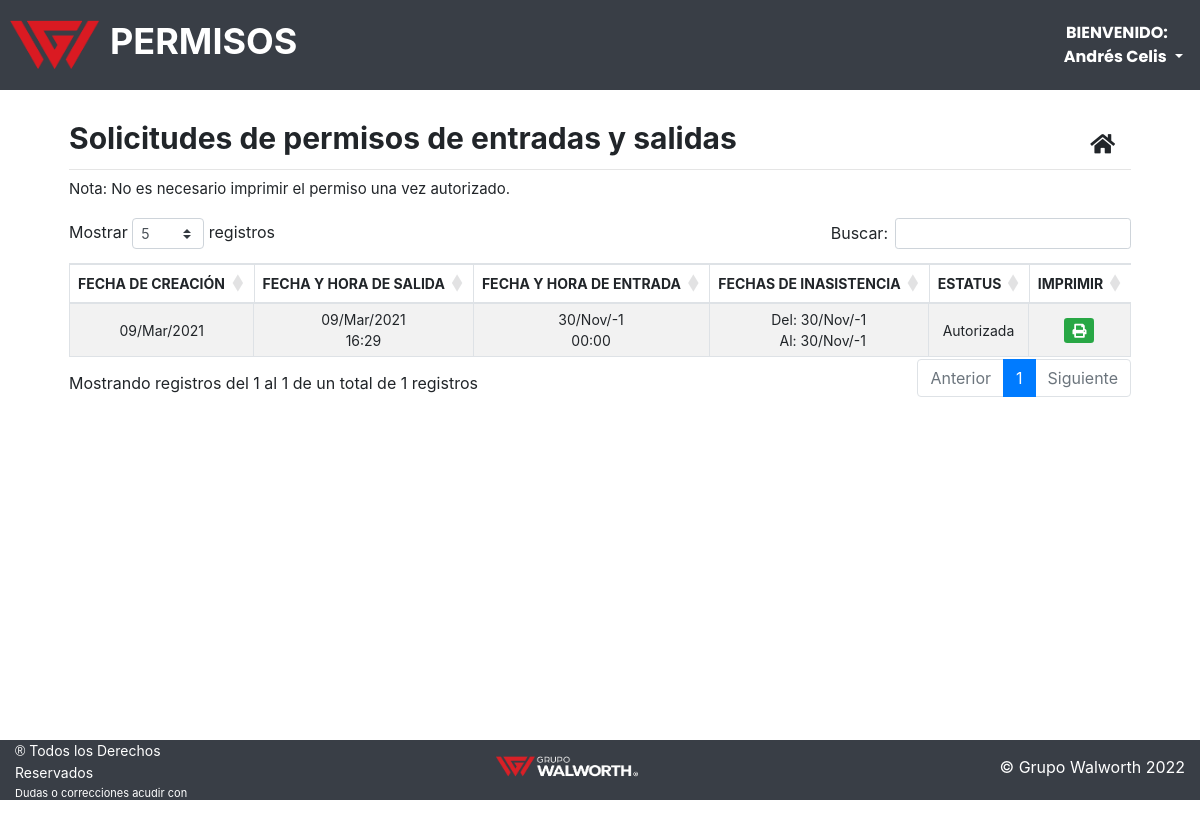
/views/solicitudes_dias.php (signed in), run on the app's committed database.
### tables this page shows
CREATE TABLE `usuarios` (
  `id_user` int(11) NOT NULL,
  `nombre` varchar(150) NOT NULL,
  `apellidos` varchar(150) NOT NULL,
  `num_nomina` int(11) NOT NULL,
  `email` varchar(100) NOT NULL,
  `password` varchar(100) NOT NULL,
  `rol_id` int(2) NOT NULL DEFAULT '3'
);

CREATE TABLE `entrada_salida` (
  `id_es` int(11) NOT NULL,
  `user` varchar(150) NOT NULL,
  `fecha_creacion` date NOT NULL,
  `tipo_empleado` varchar(25) NOT NULL,
  `nombre_solicitante` varchar(100) NOT NULL,
  `departamento` varchar(80) NOT NULL,
  `num_nomina` bigint(100) NOT NULL,
  `hora_salida` time DEFAULT NULL,
  `fecha_salida` date DEFAULT NULL,
  `hora_entrada` time DEFAULT NULL,
  `fecha_entrada` date DEFAULT NULL,
  `inasistencia_del` date DEFAULT NULL,
  `inasistencia_al` date DEFAULT NULL,
  `goce_sueldo` varchar(11) NOT NULL,
  `observaciones` varchar(250) NOT NULL,
  `estatus` varchar(40) NOT NULL DEFAULT 'Pendiente'
);

### views/solicitudes_dias.php (the view, shortened to what this page needs)
<?php
include('../lib/connect.php');
$key = '5973C777%B7673309895AD%FC2BD1962C1062B9?3890FC277A04499¿54D18FC13677';
$email=$conectar->query("SELECT * FROM usuarios WHERE email='".$_SESSION['email']."' OR num_nomina='".$_SESSION['email']."' ");
$auser=$email->fetch_assoc();
$permisos=$conectar->query("SELECT * FROM entrada_salida WHERE user='".$auser['nombre']." ".$auser['apellidos']."' ORDER BY fecha_creacion DESC");
$arrayr=$permisos->fetch_assoc();
$nr=$permisos->num_rows;
?>
<!DOCTYPE html>
<html lang="es">
<head>
    <?php include('../lib/head_links.php'); ?>
</head>
<body>
    <?php include('../lib/header.php'); ?>
    <div class="cont">
        <div class="encabezado1">
            <h3>Solicitudes de permisos de entradas y salidas</h3>
            <a href="home.php" class="btn btn-light btn-lg inicio"><i class="fas fa-home"></i></a>
        </div>
        <div class="encabezado2">
            <h3>Nota: No es necesario imprimir el permiso una vez autorizado.</h3>
        </div>
        <div class="tabla">
            <table id="tablax" class="display table-striped table-bordered dataTable no-footer">
                <thead>
                    <th>FECHA DE CREACIÓN</th>
                    <th>FECHA Y HORA DE SALIDA</th>
                    <th>FECHA Y HORA DE ENTRADA</th>
                    <th>FECHAS DE INASISTENCIA</th>
                    <th>ESTATUS</th>
                    <th>IMPRIMIR</th>
                </thead>
                <tbody>
                    <?php
            if($nr>0){
                do{
            echo "<td>".strftime("%d/%b/%Y",strtotime($arrayr['fecha_creacion']))."</td>";
            if($arrayr['fecha_salida']>0 && $arrayr['hora_salida']>0) {
                echo "<td>".strftime("%d/%b/%Y",strtotime($arrayr['fecha_salida']))."<br>"
                .date('H:i', strtotime($arrayr['hora_salida']))."</td>";
                    }else{
                    echo "<td> </td>";
                    }
            if($arrayr['fecha_entrada']>0 && $arrayr['hora_entrada']>0) {
                echo "<td>".strftime("%d/%b/%Y",strtotime($arrayr['fecha_entrada']))."<br>"
                .date('H:i', strtotime($arrayr['hora_entrada']))."</td>";
                    }else{
                        echo "<td> </td>";
                        }
            if($arrayr['inasistencia_del']>0 && $arrayr['inasistencia_al']>0) {
                echo "<td> Del: ".strftime("%d/%b/%Y",strtotime($arrayr['inasistencia_del'])).
                "<br>&nbsp;&nbsp;Al: ".strftime("%d/%b/%Y",strtotime($arrayr['inasistencia_al']))."</td>";
                    }else{
                        echo "<td> </td>";
                        }
            echo "<td>".$arrayr['estatus']."</td>";
            if($arrayr['estatus']=='Autorizada') {
                echo "<td><a href='../pdf/pdf_permiso_dia.php?refd=".md5($key.$arrayr['id_es'])."' target='_blank' class='btn-success btn-sm'><i class='fas fa-print'></i></a></td></tr>";
            } else {
                echo "<td></td></tr>";
            }
            }while($arrayr=$permisos->fetch_assoc());
            }else{
             echo "<tr><td colspan=12>No hay solicitudes de permisos registrados</td></tr>";
            }?>
                </tbody>
            </table>
        </div>
    </div>
<?php include('../lib/footer.php'); ?>
</body>
</html>

### lib/header.php (shortened to what this page needs)
<!DOCTYPE html>
<html lang="es">
<head><meta charset="gb18030">
</head>
<body>
    <?php
    $email=$conectar->query("SELECT * FROM usuarios WHERE email='".$_SESSION['email']."' OR num_nomina='".$_SESSION['email']."' AND rol_id='".$_SESSION['rol']."'");
    $auser=$email->fetch_assoc();
        echo "<header>";
        echo "<div class='top_head'><img class='img_head' src='../img/icon.png' alt=''><label class='upper_head'> PERMISOS</label></div>";
        echo "<nav>";
        echo '<div class="dropdown">
              <button class="btn btn-secondary dropdown-toggle" type="button" id="dropdownMenuButton" data-toggle="dropdown" aria-haspopup="true" aria-expanded="false" tabindex="-1">
                <span><b>BIENVENIDO:</b></span><br>
                &nbsp;&nbsp;
                <b>'.$auser['nombre']." ". $auser['apellidos'].'</b>
              </button>
              <div class="dropdown-menu dropdown-menu-right" aria-labelledby="dropdownMenuButton">
                <a class="dropdown-item" href="#" data-toggle="modal" data-target="#logout">Cerrar sesión</a>
              </div>
            </div>';
        echo "</nav>";
        echo "</header>";
?>
</body>
</html>

### css/estilos.css (style rules this page uses)
*, *:before, *:after { box-sizing: inherit; margin: 0; padding: 0; }
html { box-sizing: border-box; height: 100%; font-family: "Poppins", sans-serif; }
body { display: flex; flex-direction: column; background: white; min-height: 100%; }
a { text-decoration: none; color: #202020; }
header { background-color: #393e46; height: 90px; width: 100%; color: white; }
.img_head { float: left; width: 90px; height: 66px; margin-right: 10px; }
.top_head { width: 300px; height: 100%; float: left; display: flex; justify-content: flex-start; align-items: center; margin-left: 10px; }
.upper_head { font-size: 36px; font-weight: bold; color: white; }
nav { height: 100%; float: right; margin-right: 5px; color: white; }
nav a, nav button { outline: none; border: none; }
.dropdown-toggle { background-color: transparent; border: none; font-family: 'Poppins'; height: 90px; margin: auto 0 auto 0; }
a:visited, a:focus, a { text-decoration: none; }
.cont { padding: 10px; width: 100%; }
.encabezado1 { margin: 20px auto 10px auto; width: 90%; display: flex; border-bottom: 1px solid rgba(0, 0, 0, 0.1); }
.encabezado1 h3 { font-size: 30px; margin: 0px 0px 5px; font-weight: bold; }
.encabezado2 { margin: 0px auto 0 auto; width: 90%; display: flex; }
.encabezado2 h3 { font-size: 15px; margin: 0px 0px 5px; font-weight: normal; }
.inicio { margin: auto 0 auto auto; outline: none; font-size: 22px; background-color: transparent; border: none; }
.tabla { margin-left: auto; margin-right: auto; margin-top: 15px; width: 90%; margin-bottom: 15px; }
#tablax { margin-left: auto; margin-right: auto; }
.tabla table { margin-left: auto; margin-right: auto; width: 90%; }
thead { margin-top: 10px; font-size: 14px; font-weight: bold; text-align: center; }
thead th { padding: 8px; }
tbody { font-size: 14px; }
td { text-align: center; padding: 5px; }

### data on the page
usuarios: nombre "Andrés", apellidos "Celis"
entrada_salida: fecha_creacion "09/Mar/2021", fecha_salida "09/Mar/2021", hora_salida "16:29", fecha_entrada "30/Nov/-1", hora_entrada "00:00", inasistencia_del "30/Nov/-1", inasistencia_al "30/Nov/-1", estatus "Autorizada"
